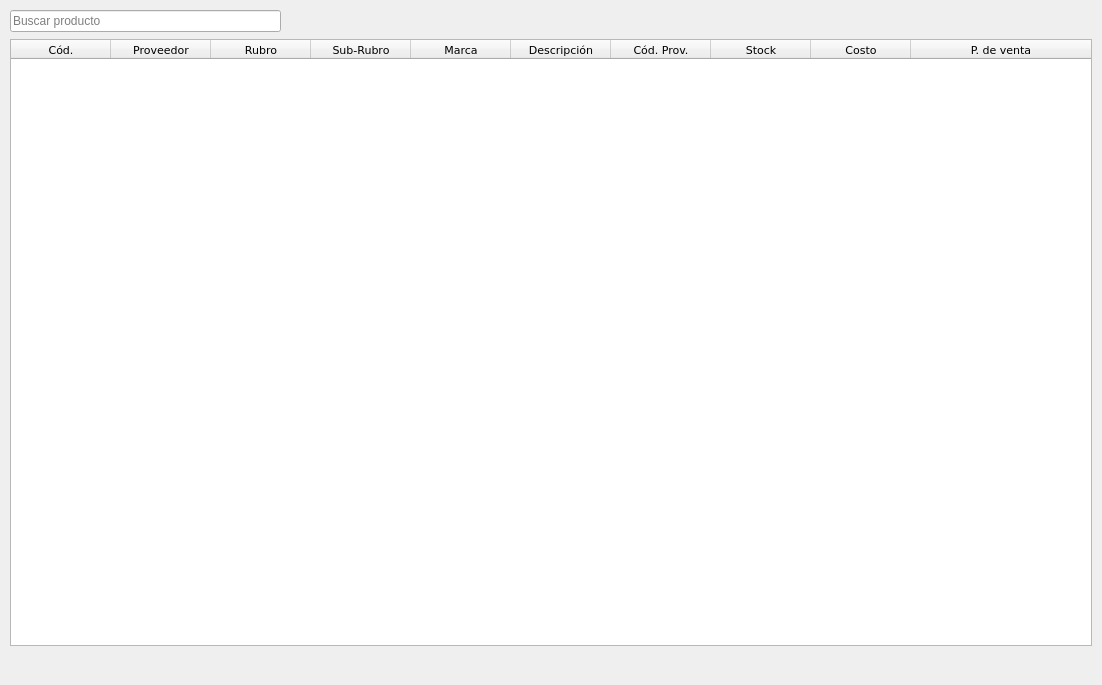
<?xml version="1.0" encoding="UTF-8"?>
<ui version="4.0">
 <class>deposito</class>
 <widget class="QMainWindow" name="deposito">
  <property name="windowModality">
   <enum>Qt::WindowModal</enum>
  </property>
  <property name="geometry">
   <rect>
    <x>0</x>
    <y>0</y>
    <width>1102</width>
    <height>685</height>
   </rect>
  </property>
  <property name="cursor">
   <cursorShape>ArrowCursor</cursorShape>
  </property>
  <property name="windowTitle">
   <string>Deposito</string>
  </property>
  <property name="windowIcon">
   <iconset>
    <normaloff>imagen/logo.png</normaloff>imagen/logo.png</iconset>
  </property>
  <widget class="QWidget" name="centralwidget">
   <layout class="QGridLayout" name="gridLayout">
    <property name="leftMargin">
     <number>10</number>
    </property>
    <property name="topMargin">
     <number>10</number>
    </property>
    <property name="rightMargin">
     <number>10</number>
    </property>
    <property name="bottomMargin">
     <number>10</number>
    </property>
    <property name="spacing">
     <number>7</number>
    </property>
    <item row="2" column="2" colspan="3">
     <spacer name="horizontalSpacer">
      <property name="orientation">
       <enum>Qt::Horizontal</enum>
      </property>
      <property name="sizeHint" stdset="0">
       <size>
        <width>653</width>
        <height>20</height>
       </size>
      </property>
     </spacer>
    </item>
    <item row="0" column="2">
     <spacer name="horizontalSpacer_2">
      <property name="orientation">
       <enum>Qt::Horizontal</enum>
      </property>
      <property name="sizeHint" stdset="0">
       <size>
        <width>158</width>
        <height>20</height>
       </size>
      </property>
     </spacer>
    </item>
    <item row="0" column="4">
     <spacer name="horizontalSpacer_3">
      <property name="orientation">
       <enum>Qt::Horizontal</enum>
      </property>
      <property name="sizeHint" stdset="0">
       <size>
        <width>338</width>
        <height>20</height>
       </size>
      </property>
     </spacer>
    </item>
    <item row="2" column="1">
     <spacer name="horizontalSpacer_4">
      <property name="orientation">
       <enum>Qt::Horizontal</enum>
      </property>
      <property name="sizeHint" stdset="0">
       <size>
        <width>208</width>
        <height>20</height>
       </size>
      </property>
     </spacer>
    </item>
    <item row="2" column="5">
     <widget class="QPushButton" name="generar_lista">
      <property name="cursor">
       <cursorShape>PointingHandCursor</cursorShape>
      </property>
      <property name="toolTip">
       <string>Generar lista al público</string>
      </property>
      <property name="text">
       <string/>
      </property>
      <property name="icon">
       <iconset>
        <normaloff>imagen/archivo_pdf.png</normaloff>imagen/archivo_pdf.png</iconset>
      </property>
      <property name="iconSize">
       <size>
        <width>40</width>
        <height>40</height>
       </size>
      </property>
      <property name="flat">
       <bool>true</bool>
      </property>
     </widget>
    </item>
    <item row="0" column="0" colspan="2">
     <layout class="QHBoxLayout" name="horizontalLayout">
      <item>
       <widget class="QLineEdit" name="buscador_producto">
        <property name="placeholderText">
         <string>Buscar producto</string>
        </property>
       </widget>
      </item>
      <item>
       <widget class="QPushButton" name="buscar_producto">
        <property name="cursor">
         <cursorShape>PointingHandCursor</cursorShape>
        </property>
        <property name="toolTip">
         <string>Buscar producto</string>
        </property>
        <property name="text">
         <string/>
        </property>
        <property name="icon">
         <iconset>
          <normaloff>imagen/lupa.png</normaloff>imagen/lupa.png</iconset>
        </property>
        <property name="iconSize">
         <size>
          <width>20</width>
          <height>20</height>
         </size>
        </property>
        <property name="flat">
         <bool>true</bool>
        </property>
       </widget>
      </item>
     </layout>
    </item>
    <item row="0" column="5">
     <widget class="QPushButton" name="eliminar_producto_2">
      <property name="cursor">
       <cursorShape>PointingHandCursor</cursorShape>
      </property>
      <property name="toolTip">
       <string>Productos fallados</string>
      </property>
      <property name="text">
       <string/>
      </property>
      <property name="icon">
       <iconset>
        <normaloff>imagen/articulo_fallado.png</normaloff>imagen/articulo_fallado.png</iconset>
      </property>
      <property name="iconSize">
       <size>
        <width>30</width>
        <height>30</height>
       </size>
      </property>
      <property name="flat">
       <bool>true</bool>
      </property>
     </widget>
    </item>
    <item row="2" column="0">
     <widget class="QPushButton" name="backup_productos">
      <property name="cursor">
       <cursorShape>PointingHandCursor</cursorShape>
      </property>
      <property name="toolTip">
       <string>Backup en excel</string>
      </property>
      <property name="text">
       <string/>
      </property>
      <property name="icon">
       <iconset>
        <normaloff>imagen/backup.png</normaloff>imagen/backup.png</iconset>
      </property>
      <property name="iconSize">
       <size>
        <width>40</width>
        <height>40</height>
       </size>
      </property>
      <property name="flat">
       <bool>true</bool>
      </property>
     </widget>
    </item>
    <item row="0" column="3">
     <layout class="QHBoxLayout" name="horizontalLayout_2">
      <item>
       <widget class="QPushButton" name="nuevo_producto">
        <property name="cursor">
         <cursorShape>PointingHandCursor</cursorShape>
        </property>
        <property name="toolTip">
         <string>Crear producto</string>
        </property>
        <property name="text">
         <string/>
        </property>
        <property name="icon">
         <iconset>
          <normaloff>imagen/signo_mas.png</normaloff>imagen/signo_mas.png</iconset>
        </property>
        <property name="iconSize">
         <size>
          <width>30</width>
          <height>30</height>
         </size>
        </property>
        <property name="flat">
         <bool>true</bool>
        </property>
       </widget>
      </item>
      <item>
       <widget class="QPushButton" name="modificar_producto">
        <property name="cursor">
         <cursorShape>PointingHandCursor</cursorShape>
        </property>
        <property name="toolTip">
         <string>Modificar producto</string>
        </property>
        <property name="text">
         <string/>
        </property>
        <property name="icon">
         <iconset>
          <normaloff>imagen/editar.png</normaloff>imagen/editar.png</iconset>
        </property>
        <property name="iconSize">
         <size>
          <width>30</width>
          <height>30</height>
         </size>
        </property>
        <property name="flat">
         <bool>true</bool>
        </property>
       </widget>
      </item>
     </layout>
    </item>
    <item row="1" column="0" colspan="6">
     <widget class="QTableWidget" name="tabla_deposito">
      <property name="font">
       <font>
        <family>Verdana</family>
        <pointsize>8</pointsize>
        <weight>50</weight>
        <italic>false</italic>
        <bold>false</bold>
        <stylestrategy>PreferDefault</stylestrategy>
       </font>
      </property>
      <property name="styleSheet">
       <string notr="true">font: 8pt &quot;Verdana&quot;;</string>
      </property>
      <property name="editTriggers">
       <set>QAbstractItemView::SelectedClicked</set>
      </property>
      <property name="alternatingRowColors">
       <bool>false</bool>
      </property>
      <property name="selectionBehavior">
       <enum>QAbstractItemView::SelectRows</enum>
      </property>
      <property name="textElideMode">
       <enum>Qt::ElideRight</enum>
      </property>
      <property name="sortingEnabled">
       <bool>false</bool>
      </property>
      <attribute name="horizontalHeaderStretchLastSection">
       <bool>true</bool>
      </attribute>
      <attribute name="verticalHeaderVisible">
       <bool>false</bool>
      </attribute>
      <column>
       <property name="text">
        <string>Cód.</string>
       </property>
       <property name="font">
        <font>
         <family>Verdana</family>
        </font>
       </property>
      </column>
      <column>
       <property name="text">
        <string>Proveedor</string>
       </property>
       <property name="font">
        <font>
         <family>Verdana</family>
        </font>
       </property>
      </column>
      <column>
       <property name="text">
        <string>Rubro</string>
       </property>
       <property name="font">
        <font>
         <family>Verdana</family>
        </font>
       </property>
      </column>
      <column>
       <property name="text">
        <string>Sub-Rubro</string>
       </property>
      </column>
      <column>
       <property name="text">
        <string>Marca</string>
       </property>
       <property name="font">
        <font>
         <family>Verdana</family>
        </font>
       </property>
      </column>
      <column>
       <property name="text">
        <string>Descripción</string>
       </property>
       <property name="font">
        <font>
         <family>Verdana</family>
        </font>
       </property>
      </column>
      <column>
       <property name="text">
        <string>Cód. Prov.</string>
       </property>
       <property name="font">
        <font>
         <family>Verdana</family>
        </font>
       </property>
      </column>
      <column>
       <property name="text">
        <string>Stock</string>
       </property>
       <property name="font">
        <font>
         <family>Verdana</family>
        </font>
       </property>
      </column>
      <column>
       <property name="text">
        <string>Costo</string>
       </property>
       <property name="font">
        <font>
         <family>Verdana</family>
        </font>
       </property>
      </column>
      <column>
       <property name="text">
        <string>P. de venta</string>
       </property>
       <property name="font">
        <font>
         <family>Verdana</family>
        </font>
       </property>
      </column>
     </widget>
    </item>
   </layout>
  </widget>
 </widget>
 <tabstops>
  <tabstop>buscador_producto</tabstop>
  <tabstop>buscar_producto</tabstop>
  <tabstop>nuevo_producto</tabstop>
  <tabstop>modificar_producto</tabstop>
  <tabstop>eliminar_producto_2</tabstop>
  <tabstop>tabla_deposito</tabstop>
  <tabstop>backup_productos</tabstop>
  <tabstop>generar_lista</tabstop>
 </tabstops>
 <resources/>
 <connections/>
</ui>
